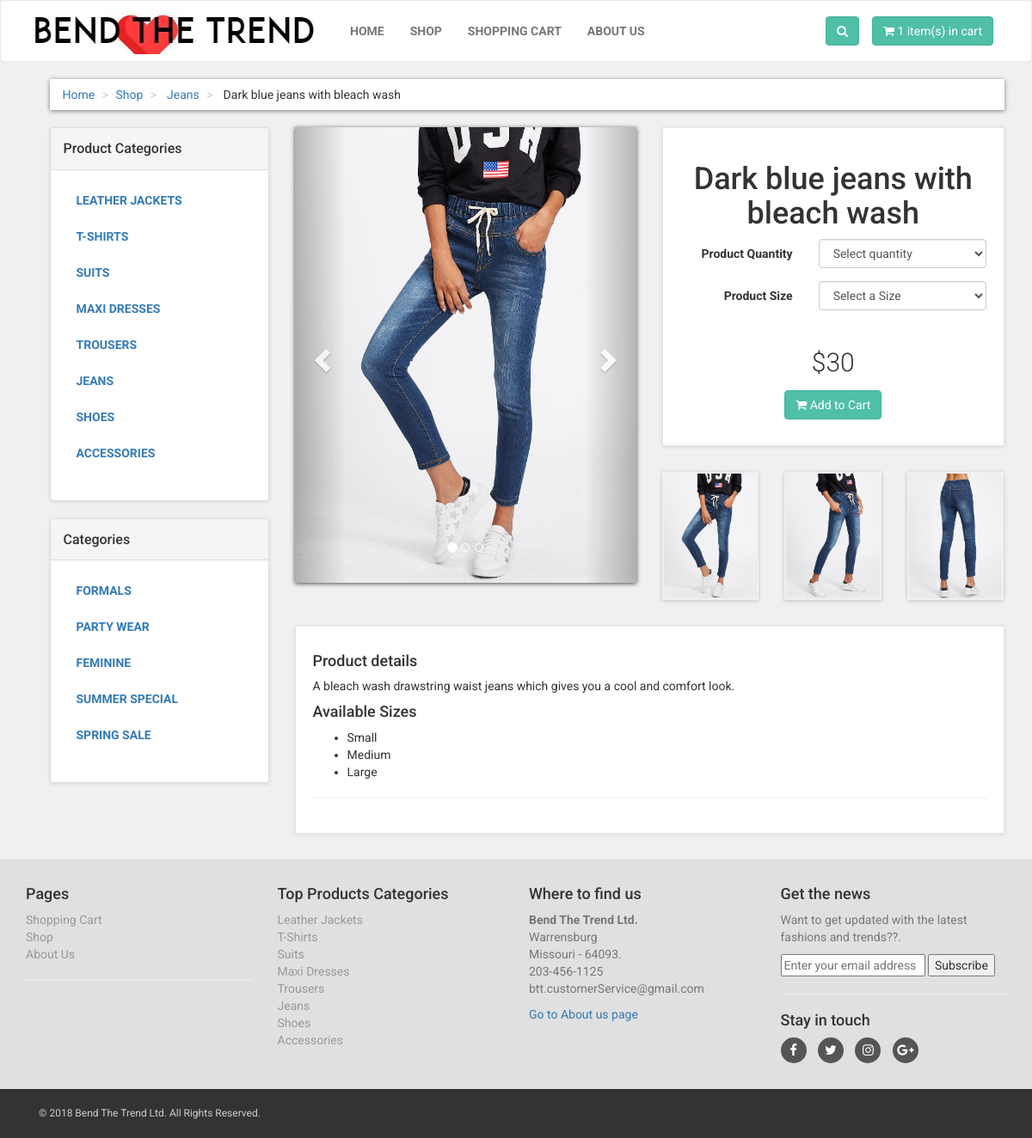
The page /Bend_The_Trend/details.php?pro_id=19 on the database its author committed.
### tables this page shows
CREATE TABLE `product_categories` (
  `p_cat_id` int(10) NOT NULL,
  `p_cat_title` text NOT NULL,
  `p_cat_desc` text NOT NULL
);

CREATE TABLE `products` (
  `product_id` int(10) NOT NULL,
  `p_cat_id` int(10) NOT NULL,
  `cat_id` int(10) NOT NULL,
  `date` timestamp NOT NULL DEFAULT CURRENT_TIMESTAMP ON UPDATE CURRENT_TIMESTAMP,
  `product_title` text NOT NULL,
  `product_img1` text NOT NULL,
  `product_img2` text NOT NULL,
  `product_img3` text NOT NULL,
  `product_price` int(10) NOT NULL,
  `product_desc` text NOT NULL,
  `product_keywords` text NOT NULL
);

CREATE TABLE `categories` (
  `cat_id` int(10) NOT NULL,
  `cat_title` text NOT NULL,
  `cat_desc` text NOT NULL
);

### Bend_The_Trend/details.php (the view, shortened to what this page needs)
<?php
	include("includes/DatabaseClass.php");
	$dbObj = new DatabaseClass();
	$con = $dbObj -> connect();
?>
<?php
	if(isset($_GET['pro_id'])){
		$product_id = $_GET['pro_id'];
		$get_product = "select * from products where product_id='$product_id'";
		$run_product = mysqli_query($con,$get_product);
		$row_product = mysqli_fetch_array($run_product);
		$p_cat_id = $row_product['p_cat_id'];
		$pro_title = $row_product['product_title'];
		$pro_price = $row_product['product_price'];
		$pro_desc = $row_product['product_desc'];
		$pro_img1 = $row_product['product_img1'];
		$pro_img2 = $row_product['product_img2'];
		$pro_img3 = $row_product['product_img3'];
		$get_p_cat = "select * from product_categories where p_cat_id='$p_cat_id'";
		$run_p_cat = mysqli_query($con,$get_p_cat);
		$row_p_cat = mysqli_fetch_array($run_p_cat);
		$p_cat_title = $row_p_cat['p_cat_title'];
	}
?>
<!DOCTYPE html>
<html>
<head>
	<link href="styles/bootstrap.min.css" rel="stylesheet">
	<link href="styles/style.css" rel="stylesheet">
	<link href="font-awesome/css/font-awesome.min.css" rel="stylesheet">
</head>
<body>
	<div class="navbar navbar-default" id="navbar">
		<div class="container" >
			<div class="navbar-header">
				<a class="navbar-brand home" href="index.php" >
					<img src="images/logo2.jpeg" alt="btt logo" class="hidden-xs" >
				</a>
			</div>
			<div class="navbar-collapse collapse" id="navigation" >
				<div class="padding-nav" >
					<ul class="nav navbar-nav navbar-left">
						<li><a href="index.php"> Home </a></li>
						<li><a href="shop.php"> Shop </a></li>
						<li><a href="cart.php"> Shopping Cart </a></li>
						<li><a href="about.php"> About Us </a></li>
					</ul>
				</div>
				<a class="btn btn-primary navbar-btn right" href="cart.php">
					<i class="fa fa-shopping-cart"></i>
					<span><?php $dbObj -> totalItems(); ?>  item(s) in cart </span>
				</a>
				<div class="navbar-collapse collapse right">
					<button class="btn navbar-btn btn-primary" type="button" data-toggle="collapse" data-target="#search">
						<i class="fa fa-search"></i>
					</button>
				</div>
			</div>
		</div>
	</div>
	<div id="content" >
		<div class="container" >
			<div class="col-md-12" >
				<ul class="breadcrumb" >
					<li>
						<a href="index.php">Home</a>
					</li>
					<li><a href="shop.php">Shop</a></li>
					<li>
						<a href="shop.php?p_cat=<?php echo $p_cat_id; ?>"> <?php echo @$p_cat_title; ?> </a>
					</li>
					<li> <?php echo @$pro_title; ?> </li>
				</ul>
			</div>
			<div class="col-md-3">
				<?php include("includes/sidebar.php"); ?>
			</div>
			<div class="col-md-9">
				<div class="row" id="productMain">
					<div class="col-sm-6">
						<div id="mainImage">
							<div id="myCarousel" class="carousel slide" data-ride="carousel">
								<ol class="carousel-indicators">
									<li data-target="#myCarousel" data-slide-to="0" class="active"></li>
									<li data-target="#myCarousel" data-slide-to="1"></li>
									<li data-target="#myCarousel" data-slide-to="2"></li>
								</ol>
								<div class="carousel-inner">
									<div class="item active">
										<center>
											<img src="images/product_images/<?php echo $pro_img1; ?>" class="img-responsive">
										</center>
									</div>
								</div>
								<a href="#myCarousel" class="left carousel-control" data-slide="prev">
									<span class="glyphicon glyphicon-chevron-left"> </span>
								</a>
								<a class="right carousel-control" href="#myCarousel" data-slide="next">
									<span class="glyphicon glyphicon-chevron-right"> </span>
								</a>
							</div>
						</div>
					</div>
					<div class="col-sm-6" >
						<div class="box" >
							<h1 class="text-center" > <?php echo @$pro_title; ?> </h1>
							<form action="details.php?add_cart=<?php echo $product_id; ?>" method="post" class="form-horizontal" name="formValidate">
								<div class="form-group">
									<label class="col-md-5 control-label" >Product Quantity </label>
									<div class="col-md-7" >
										<select name="product_qty" class="form-control">
											<option value="">Select quantity</option>
										</select>
									</div>
								</div>
								<div class="form-group" >
									<label class="col-md-5 control-label" >Product Size</label>
									<div class="col-md-7" >
										<select name="product_size" class="form-control" >
											<option value="">Select a Size</option>
										</select>
									</div>
								</div>
								<p class="price" > $<?php echo $pro_price; ?> </p>
								<p class="text-center buttons" >
									<button class="btn btn-primary" type="submit" onclick="return validate();" >
										<i class="fa fa-shopping-cart" ></i> Add to Cart
									</button>
								</p>
							</form>
						</div>
						<div class="row" id="thumbs" >
							<div class="col-xs-4" >
								<a href="#" class="thumb" >
									<img src="images/product_images/<?php echo $pro_img1; ?>" class="img-responsive" >
								</a>
							</div>
							<div class="col-xs-4" >
								<a href="#" class="thumb" >
									<img src="images/product_images/<?php echo $pro_img2; ?>" class="img-responsive" >
								</a>
							</div>
							<div class="col-xs-4" >
								<a href="#" class="thumb" >
									<img src="images/product_images/<?php echo $pro_img3; ?>" class="img-responsive" >
								</a>
							</div>
						</div>
					</div>
				</div>
				<div class="box" id="details">
					<p>
						<h4>Product details</h4>
						<p>
							<?php echo $pro_desc; ?>
						</p>
						<h4> Available Sizes </h4>
						<ul>
							<li>Small</li>
							<li>Medium</li>
							<li>Large</li>
						</ul>
					</p>
					<hr>
				</div>
			</div>
		</div>
	</div>
	<?php
		include("includes/footer.php");
	?>
</body>
</html>

### Bend_The_Trend/includes/DatabaseClass.php (shortened to what this page needs)
<?php
	class DatabaseClass{
		protected static $connection;
		public function connect(){
			if(!isset(self::$connection)){
				include("includes/dbConfig.php");
				self::$connection = new mysqli($host,$username,$password,$dbname);
			}
			return self::$connection;
		}
		public function totalItems(){
			$connection = $this -> connect();
			$get_items = "select * from cart";
			$run_items = mysqli_query($connection,$get_items);
			$count_items = mysqli_num_rows($run_items);
			echo $count_items;
		}
		public function getProductCategories(){
			$connection = $this -> connect();
			$get_p_cats = "select * from product_categories";
			$run_p_cats = mysqli_query($connection,$get_p_cats);
			while($row_p_cats = mysqli_fetch_array($run_p_cats)){
				$p_cat_id = $row_p_cats['p_cat_id'];
				$p_cat_title = $row_p_cats['p_cat_title'];
				echo "<li><a href='shop.php?p_cat=$p_cat_id'> $p_cat_title </a></li>";
			}
		}
		public function getCategories(){
			$connection = $this -> connect();
			$get_cats = "select * from categories";
			$run_cats = mysqli_query($connection,$get_cats);
			while($row_cats = mysqli_fetch_array($run_cats)){
				$cat_id = $row_cats['cat_id'];
				$cat_title = $row_cats['cat_title'];
				echo "<li><a href='shop.php?cat=$cat_id'>$cat_title</a></li>";
			}
		}
	}
?>

### Bend_The_Trend/includes/footer.php (shortened to what this page needs)
<?php
	$dbObj = new DatabaseClass();
	$con = $dbObj->connect();
?>
<div id="footer">
    <div class="container">
        <div class="row" >
            <div class="col-md-3 col-sm-6" >
                <h4>Pages</h4>
                <ul>
                    <li><a href="cart.php">Shopping Cart</a></li>
                    <li><a href="shop.php">Shop</a></li>
					<li><a href="about.php">About Us</a></li>
                </ul>
                <hr>
            </div>
            <div class="col-md-3 col-sm-6">
                <h4> Top Products Categories </h4>
                <ul>
                    <?php
						$get_p_cats = "select * from product_categories";
						$run_p_cats = mysqli_query($con,$get_p_cats);
						while($row_p_cats = mysqli_fetch_array($run_p_cats)){
							$p_cat_id = $row_p_cats['p_cat_id'];
							$p_cat_title = $row_p_cats['p_cat_title'];
							echo "<li> <a href='shop.php?p_cat=$p_cat_id'> $p_cat_title </a> </li>";
						}
                    ?>
                </ul>
            </div>
            <div class="col-md-3 col-sm-6">
                <h4>Where to find us</h4>
                <p class="text-muted">
                    <strong>Bend The Trend Ltd.</strong>
                    <br>Warrensburg
                    <br>Missouri - 64093.
                    <br>203-456-1125
                    <br>btt.customerService@gmail.com
                 </p>
                <a href="about.php">Go to About us page</a>
            </div>
            <div class="col-md-3 col-sm-6">
                <h4>Get the news</h4>
                <p class="text-muted">Want to get updated with the latest fashions and trends??.</p>
					<form action="subscribe.php" method="post">
						<input type="email" name="email" id="email" required placeholder="Enter your email address ">
						<input value="Subscribe" type="submit">
					</form>
                <hr>
                <h4> Stay in touch </h4>
                <p class="social">
                    <a href="https://www.facebook.com"><i class="fa fa-facebook"></i></a>
                    <a href="https://twitter.com"><i class="fa fa-twitter"></i></a>
                    <a href="https://www.instagram.com"><i class="fa fa-instagram"></i></a>
                    <a href="https://plus.google.com"><i class="fa fa-google-plus"></i></a>
				</p>
            </div>
        </div>
    </div>
</div>
<div id="copyright">
    <div class="container" >
        <div class="col-md-6" >
            <p class="pull-left"> &copy; 2018 Bend The Trend Ltd. All Rights Reserved.</p>
        </div>
    </div>
</div>

### Bend_The_Trend/styles/style.css (style rules this page uses)
body { font-family: "Roboto", Helvetica, Arial, sans-serif; font-size: 14px; line-height: 1.42857143; color: #333333; background-color: #f0f0f0; overflow-x: hidden; }
.navbar { background:white; }
.navbar-collapse .right { float:right; }
.navbar-brand { float:left; padding: 10px 15px; font-size:18px; line-height:20px; height:70px; }
.navbar ul.nav > li > a { text-transform:uppercase; font-weight:bold; font-size:14px; }
.padding-nav { padding-top:10px; }
.btn-primary { color:rgb(255, 255, 255); background-color:rgb(79, 191, 168); border-color:rgb(65, 179, 156); }
.box { background: #fff; margin: 0 0 30px; border: solid 1px #e6e6e6; box-sizing: border-box; padding:20px; box-shadow: 0 1px 5px rgba(0, 0, 0, 0.1); }
#content { padding-left:25px; }
.breadcrumb { padding: 8px 15px; margin-bottom:20px; background-color: #ffffff; border-radius: 0; box-shadow: 0 1px 5px rgba(0, 0, 0, 0.5); }
.breadcrumb > li + li:before { content: ">\00a0"; color:#cccccc; }
#content .panel.sidebar-menu ul.nav.category-menu li a { text-transform: uppercase; font-weight: bold; }
#content #productMain { margin-bottom: 30px; }
#content #productMain .price { font-size: 30px; font-weight: 300; text-align: center; margin-top: 40px; }
#content #mainImage { box-shadow: 0 1px 5px rgba(0, 0, 0, 0.7); }
#content #thumbs a { display: block; box-shadow: 0 1px 5px rgba(0, 0, 0, 0.2); border : solid 2px transparent; }
#footer { background: #e0e0e0; padding: 20px 0; }
#footer ul { padding-left: 0; list-style: none; }
#footer ul a { color:#999999; padding: 20px 0; }
#footer .social { text-align: left; }
#footer .social a { margin: 0 10px 0 0; color: #fff; display: inline-block; width: 30px; height: 30px; border-radius: 15px; line-height: 30px; font-size: 15px; text-align: center; transition: all 0.2s ease-out; vertical-align: bottom; background-color:#555555; }
#copyright { background:#333; color:#ccc; padding:20px 0; font-size:12px; }
#copyright p { margin: 0; }

### rows shown on the page
product_categories: p_cat_title "Jeans", p_cat_title "JEANS"
products: product_title "Dark blue jeans with bleach wash", product_img1 (picture), product_price "30", product_img2 (picture), product_img3 (picture), product_desc "A bleach wash drawstring waist jeans which gives you a cool and comfort look."
product_categories: p_cat_title "LEATHER JACKETS", p_cat_title "Leather Jackets"
product_categories: p_cat_title "T-SHIRTS", p_cat_title "T-Shirts"
product_categories: p_cat_title "SUITS", p_cat_title "Suits"
product_categories: p_cat_title "MAXI DRESSES", p_cat_title "Maxi Dresses"
product_categories: p_cat_title "TROUSERS", p_cat_title "Trousers"
product_categories: p_cat_title "SHOES", p_cat_title "Shoes"
product_categories: p_cat_title "ACCESSORIES", p_cat_title "Accessories"
categories: cat_title "FORMALS"
categories: cat_title "PARTY WEAR"
categories: cat_title "FEMININE"
categories: cat_title "SUMMER SPECIAL"
categories: cat_title "SPRING SALE"

### other values the page prints
$count_items "1"
